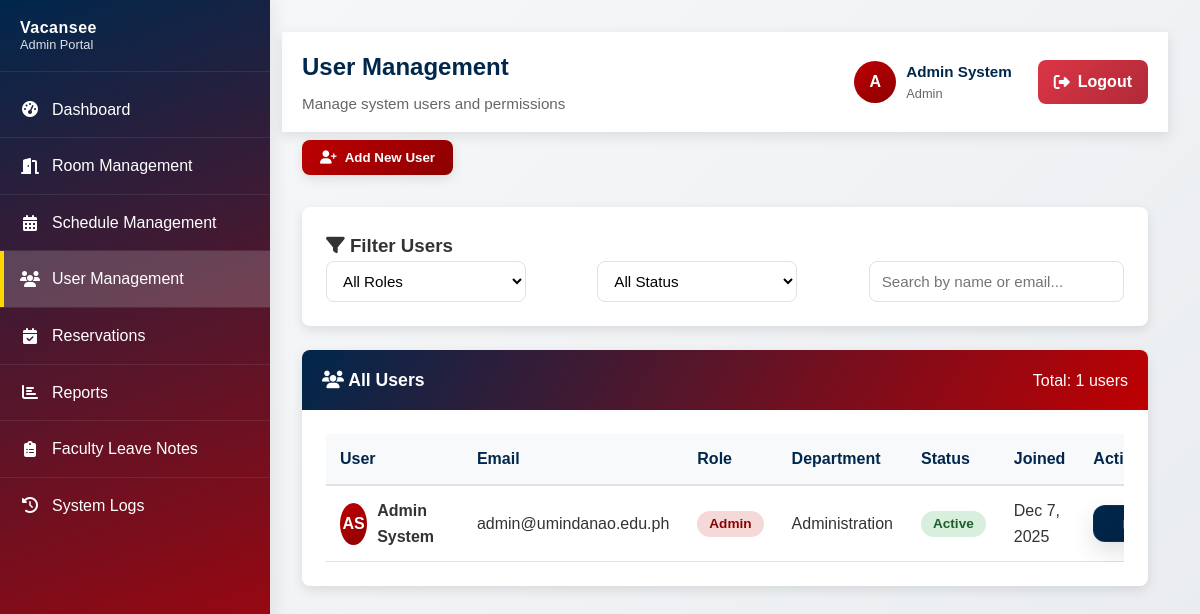
The page /admin/users.php (signed in) on the database its author committed.
### tables this page shows
CREATE TABLE `users` (
  `id` int(11) NOT NULL,
  `email` varchar(100) NOT NULL,
  `password` varchar(255) NOT NULL,
  `first_name` varchar(50) NOT NULL,
  `last_name` varchar(50) NOT NULL,
  `user_type` enum('admin','faculty','student') NOT NULL,
  `department` varchar(100) DEFAULT NULL,
  `created_at` timestamp NOT NULL DEFAULT current_timestamp(),
  `updated_at` timestamp NOT NULL DEFAULT current_timestamp() ON UPDATE current_timestamp(),
  `is_active` tinyint(1) DEFAULT 1
);

### admin/users.php (the view, shortened to what this page needs)
<?php
$conn = getConnection();
$users_query = "SELECT * FROM users ORDER BY user_type, last_name, first_name";
$users_result = $conn->query($users_query);
$users = $users_result->fetch_all(MYSQLI_ASSOC);
?>
<!DOCTYPE html>
<html lang="en">
<head>
    <link rel="stylesheet" href="../assets/css/style.css">
    <link rel="stylesheet" href="../assets/css/dashboard.css">
    <link rel="stylesheet" href="https://cdnjs.cloudflare.com/ajax/libs/font-awesome/6.4.0/css/all.min.css">
</head>
<body class="dashboard-page">
    <div class="dashboard">
        <?php include 'sidebar.php'; ?>
        <div class="main-content" id="mainContent">
            <div class="dashboard-header">
                <div class="container header-content">
                    <div class="welcome-message">
                        <h1>User Management</h1>
                        <p>Manage system users and permissions</p>
                    </div>
                    <div class="user-menu">
                        <?php include 'user_menu.php'; ?>
                    </div>
                </div>
            </div>
            <div class="container users-container">
                <div style="margin-top: 0.5rem; margin-bottom: 2rem;">
                    <button class="btn-login" onclick="openAddModal()">
                        <i class="fas fa-user-plus"></i> Add New User
                    </button>
                </div>
                <div class="user-filters">
                    <h3><i class="fas fa-filter"></i> Filter Users</h3>
                    <div class="filter-controls">
                        <select class="form-control" id="roleFilter" style="width: 200px;">
                            <option value="">All Roles</option>
                        </select>
                        <select class="form-control" id="statusFilter" style="width: 200px;">
                            <option value="">All Status</option>
                        </select>
                        <input type="text" class="form-control" id="searchInput" placeholder="Search by name or email..." style="flex: 1;">
                    </div>
                </div>
                <div class="card">
                    <div class="card-header">
                        <h3><i class="fas fa-users"></i> All Users</h3>
                        <span>Total: <?php echo count($users); ?> users</span>
                    </div>
                    <div class="card-body">
                        <div class="table-responsive">
                            <table>
                                <thead>
                                    <tr>
                                        <th>User</th>
                                        <th>Email</th>
                                        <th>Role</th>
                                        <th>Department</th>
                                        <th>Status</th>
                                        <th>Joined</th>
                                        <th>Actions</th>
                                    </tr>
                                </thead>
                                <tbody id="userTable">
                                    <?php foreach ($users as $user): ?>
                                        <tr data-role="<?php echo $user['user_type']; ?>"
                                            data-status="<?php echo $user['is_active'] ? 'active' : 'inactive'; ?>"
                                            data-search="<?php echo strtolower(htmlspecialchars($user['first_name'] . ' ' . $user['last_name'] . ' ' . $user['email'])); ?>">
                                            <td>
                                                <div style="display: flex; align-items: center; gap: 10px;">
                                                    <div class="user-avatar avatar-<?php echo $user['user_type']; ?>">
                                                        <?php echo strtoupper(substr($user['first_name'], 0, 1) . substr($user['last_name'], 0, 1)); ?>
                                                    </div>
                                                    <div>
                                                        <strong><?php echo htmlspecialchars($user['first_name'] . ' ' . $user['last_name']); ?></strong>
                                                    </div>
                                                </div>
                                            </td>
                                            <td><?php echo htmlspecialchars($user['email']); ?></td>
                                            <td>
                                                <span class="user-role role-<?php echo $user['user_type']; ?>">
                                                    <?php echo ucfirst($user['user_type']); ?>
                                                </span>
                                            </td>
                                            <td><?php echo htmlspecialchars($user['department'] ?? 'N/A'); ?></td>
                                            <td>
                                                <span class="user-status <?php echo $user['is_active'] ? 'status-active' : 'status-inactive'; ?>">
                                                    <?php echo $user['is_active'] ? 'Active' : 'Inactive'; ?>
                                                </span>
                                            </td>
                                            <td><?php echo date('M j, Y', strtotime($user['created_at'])); ?></td>
                                            <td class="actions-cell">
                                                <div class="user-actions">
                                                    <button class="action-btn edit-btn" onclick="openEditModal(<?php echo htmlspecialchars(json_encode($user)); ?>)">
                                                    </button>
                                                </div>
                                            </td>
                                        </tr>
                                    <?php endforeach; ?>
                                </tbody>
                            </table>
                        </div>
                    </div>
                </div>
            </div>
        </div>
    </div>
</body>
</html>

### assets/css/style.css (style rules this page uses)
* { margin: 0; padding: 0; box-sizing: border-box; }
:root { --primary-color: #be0002; --primary-dark: #8c0002; --primary-light: #e60002; --secondary-color: #00274c; --accent-color: #ffd700; --text-dark: #333333; --text-light: #666666; --bg-light: #f8f9fa; --bg-white: #ffffff; --success-color: #28a745; --warning-color: #ffc107; --danger-color: #dc3545; --info-color: #17a2b8; --border-color: #dee2e6; --shadow: 0 4px 12px rgba(0, 0, 0, 0.1); --shadow-hover: 0 8px 24px rgba(0, 0, 0, 0.15); --transition: all 0.3s ease; --border-radius: 8px; --container-width: 1200px; }
body { font-family: 'Poppins', sans-serif; line-height: 1.6; color: var(--text-dark); background: linear-gradient(135deg, #f8f9fa 0%, #e9ecef 100%); min-height: 100vh; }
.container { max-width: var(--container-width); margin: 0 auto; padding: 0 20px; }

### rows shown on the page
users: first_name+last_name "AS", first_name+last_name "Admin System", email "admin@umindanao.edu.ph", user_type "Admin", department "Administration", is_active "Active", created_at "Dec 7, 2025"

### other values the page prints
substr($_SESSION['first_name'], 0, 1) "A"
$_SESSION['first_name'] . ' ' . $_SESSION['last_name'] "Admin System"
$_SESSION['user_type'] "Admin"
count($users) "1"
